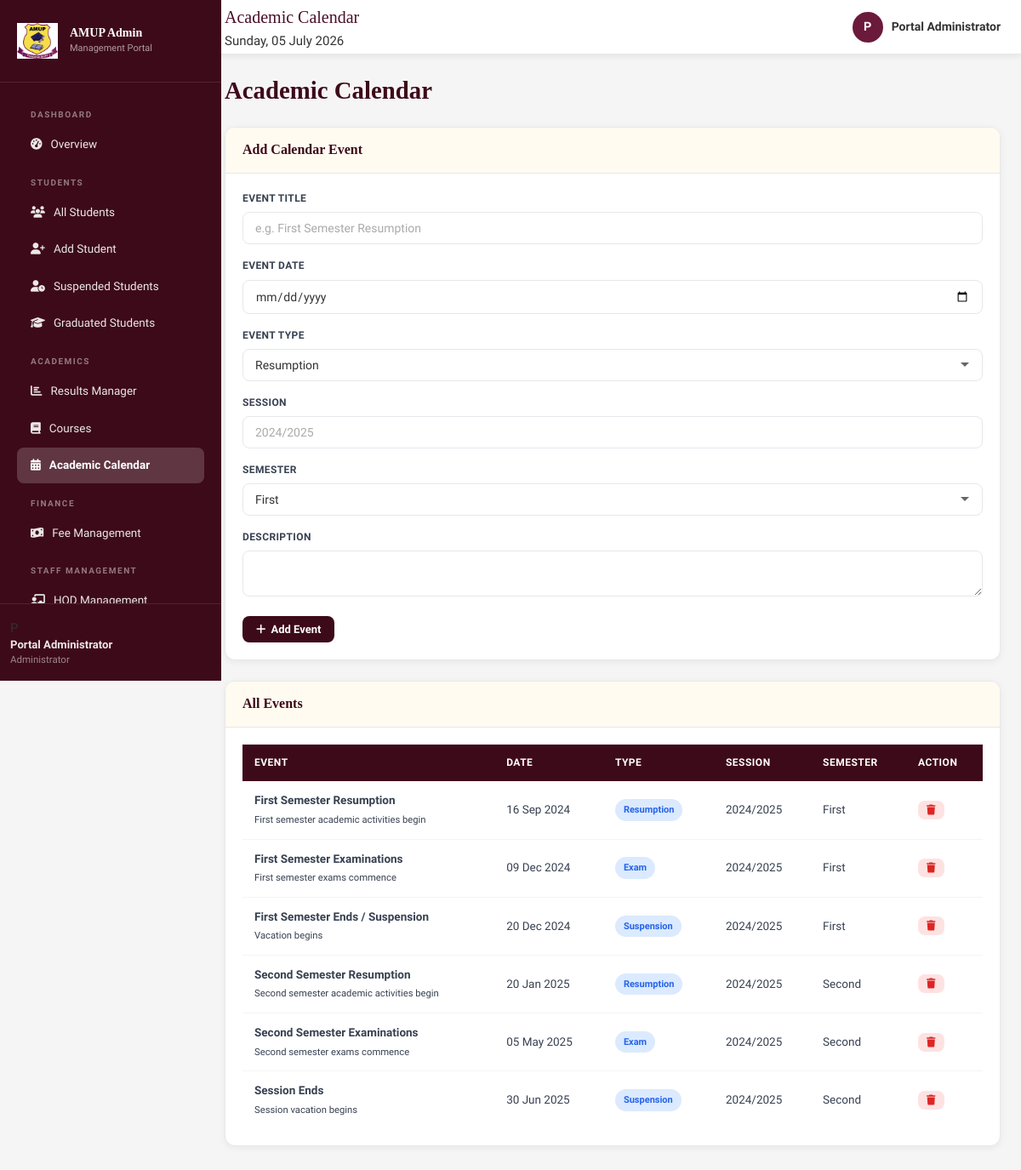
/admin/calendar.php (signed in), run on the app's committed database.
### tables this page shows
CREATE TABLE `academic_calendar` (
  `id` int(11) NOT NULL,
  `session` varchar(20) DEFAULT NULL,
  `semester` enum('First','Second') DEFAULT NULL,
  `event_title` varchar(150) NOT NULL,
  `event_date` date NOT NULL,
  `event_type` enum('resumption','suspension','exam','registration','other') DEFAULT 'other',
  `description` text DEFAULT NULL,
  `created_at` datetime DEFAULT current_timestamp()
);

### admin/calendar.php (the view, shortened to what this page needs)
<?php
require_once '../includes/config.php';
$events = $conn->query("SELECT * FROM academic_calendar ORDER BY event_date ASC");
?>
<!DOCTYPE html>
<html lang="en">
<head>
<link href="https://cdnjs.cloudflare.com/ajax/libs/font-awesome/6.5.0/css/all.min.css" rel="stylesheet">
<link rel="stylesheet" href="../assets/css/style.css">
</head>
<body>
<?php include '../includes/topbar.php'; ?>
<?php include '../includes/admin_sidebar.php'; ?>
<div class="main-content">
  <div class="page-header"><h1>Academic Calendar</h1></div>
  <div class="card" style="margin-bottom:24px;">
    <div class="card-header"><h3>Add Calendar Event</h3></div>
    <div class="card-body">
      <form method="POST">
        <div class="form-group">
          <label>Event Title</label>
          <input type="text" name="event_title" class="form-control" placeholder="e.g. First Semester Resumption" required>
        </div>
        <div class="form-group">
          <label>Event Date</label>
          <input type="date" name="event_date" class="form-control" required>
        </div>
        <div class="form-group">
          <label>Event Type</label>
          <select name="event_type" class="form-control">
            <option value="resumption">Resumption</option>
          </select>
        </div>
        <div class="form-group">
          <label>Session</label>
          <input type="text" name="session" class="form-control" placeholder="2024/2025" required>
        </div>
        <div class="form-group">
          <label>Semester</label>
          <select name="semester" class="form-control">
            <option value="First">First</option>
          </select>
        </div>
        <div class="form-group">
          <label>Description</label>
          <textarea name="description" class="form-control" rows="2"></textarea>
        </div>
        <button type="submit" class="btn btn-primary"><i class="fas fa-plus"></i> Add Event</button>
      </form>
    </div>
  </div>
  <div class="card">
    <div class="card-header"><h3>All Events</h3></div>
    <div class="card-body">
      <table class="data-table">
        <thead>
          <tr><th>Event</th><th>Date</th><th>Type</th><th>Session</th><th>Semester</th><th>Action</th></tr>
        </thead>
        <tbody>
          <?php while($e = $events->fetch_assoc()): ?>
          <tr>
            <td><strong><?= htmlspecialchars($e['event_title']) ?></strong><br><small><?= htmlspecialchars($e['description']) ?></small></td>
            <td><?= date('d M Y', strtotime($e['event_date'])) ?></td>
            <td><span class="badge badge-info"><?= ucfirst($e['event_type']) ?></span></td>
            <td><?= $e['session'] ?></td>
            <td><?= $e['semester'] ?></td>
            <td><a href="calendar.php?delete=<?= $e['id'] ?>" class="btn btn-sm btn-danger" onclick="return confirm('Delete?')"><i class="fas fa-trash"></i></a></td>
          </tr>
          <?php endwhile; ?>
        </tbody>
      </table>
    </div>
  </div>
</div>
</body>
</html>

### data on the page
academic_calendar: event_title "First Semester Resumption", description "First semester academic activities begin", event_date "16 Sep 2024", event_type "Resumption", session "2024/2025", semester "First"
academic_calendar: event_title "First Semester Examinations", description "First semester exams commence", event_date "09 Dec 2024", event_type "Exam", session "2024/2025", semester "First"
academic_calendar: event_title "First Semester Ends / Suspension", description "Vacation begins", event_date "20 Dec 2024", event_type "Suspension", session "2024/2025", semester "First"
academic_calendar: event_title "Second Semester Resumption", description "Second semester academic activities begin", event_date "20 Jan 2025", event_type "Resumption", session "2024/2025", semester "Second"
academic_calendar: event_title "Second Semester Examinations", description "Second semester exams commence", event_date "05 May 2025", event_type "Exam", session "2024/2025", semester "Second"
academic_calendar: event_title "Session Ends", description "Session vacation begins", event_date "30 Jun 2025", event_type "Suspension", session "2024/2025", semester "Second"

### other printed values
$pageTitle "Academic Calendar"
substr($name, 0, 1) "P"
$name "Portal Administrator"
substr($_SESSION['admin_name'], 0, 1) "P"
$_SESSION['admin_name'] "Portal Administrator"
